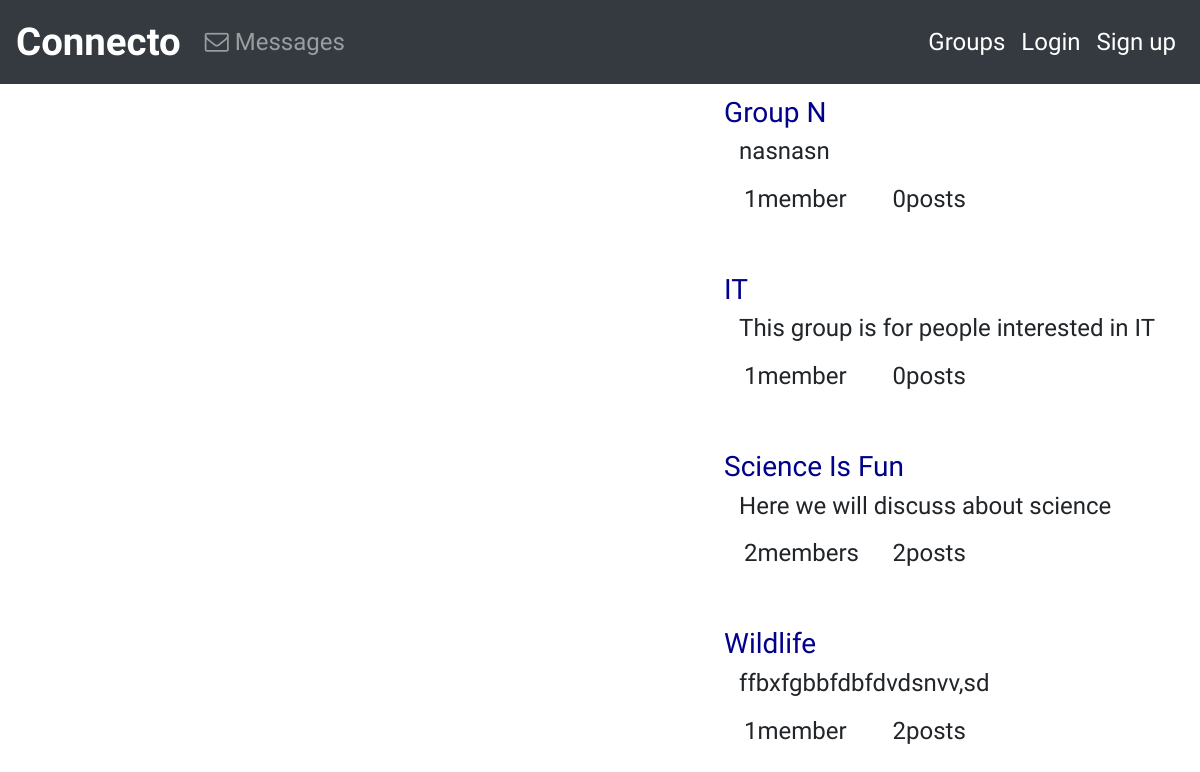
Before: /group/ with the older database file.
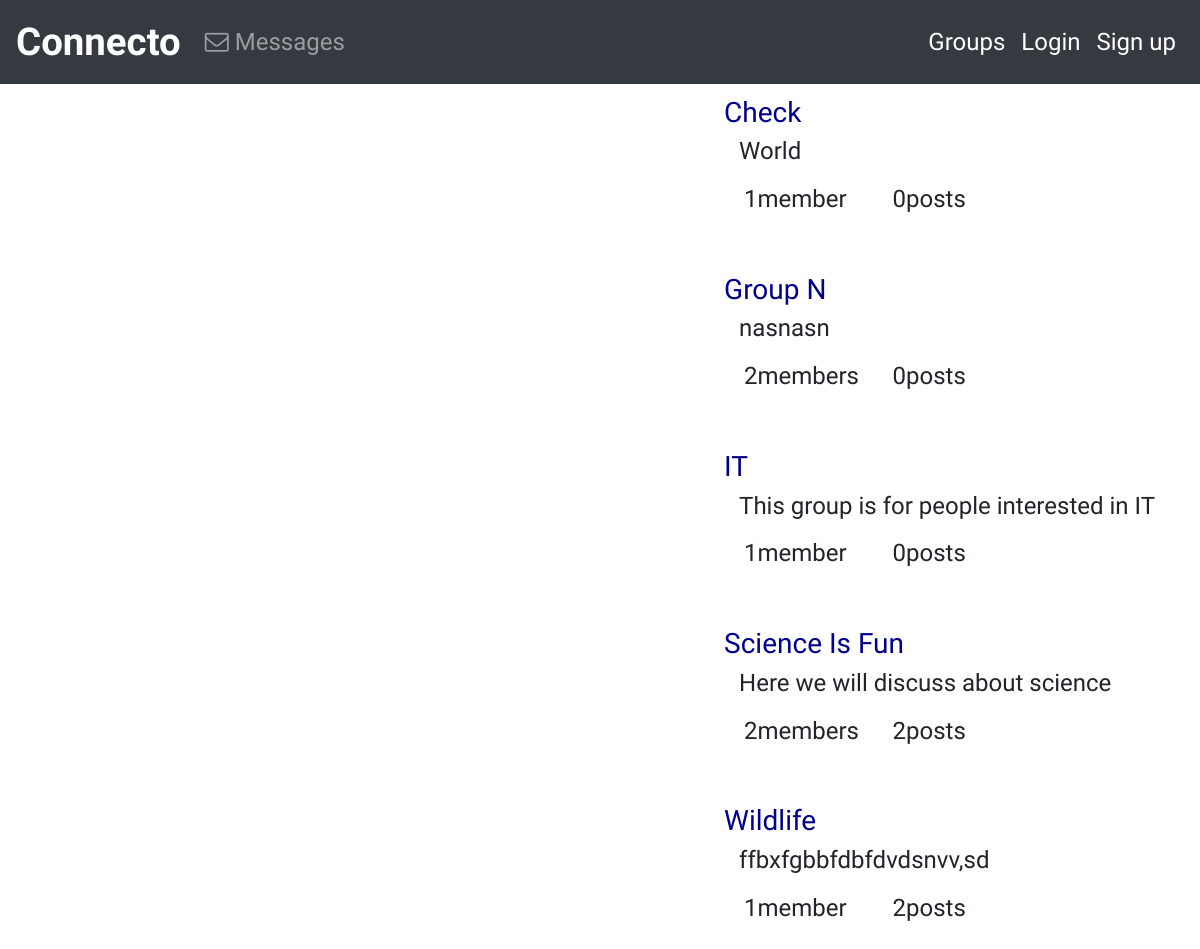
After: the same page with the newer database file.
### groups/models.py (models this page shows, shortened)
class Group(models.Model):
    name=models.CharField(max_length=250,unique=True)
    slug=models.SlugField(allow_unicode=True,unique=True)
    description=models.TextField(blank=True,default='')
    description_html=models.TextField(editable=False,default='',blank=True)
    members=models.ManyToManyField(User,through="Groupmember")
    class Meta:
        ordering =['name']

### groups/views.py (the view)
# urls.py: path('',Listgroup.as_view(),name="all"),
class Listgroup(ListView):
    model=Group

### groups/templates/groups/group_list.html (shortened to what this page needs)
{% extends "groups/group_base.html"%}
{% block group_content %}
        <div class="list-group flex-container">
            {% for group in object_list %}
                <a href="{% url "groups:single" slug=group.slug%}">
                    <h3> {{group.name}}</h3>
                </a>
            <div class="container-fluid"><h4>
            {{group.description_html|safe}}</h4>
            <div class="row">
                <div class="col-md-4">
                    <span class="badge"><h4> {{group.members.count}}</span>member{{group.members.count|pluralize}}</h4>
                </div>
                <div class="col-md-4">
                    <span class="badge"><h4> {{group.posts.count}}</span>post{{group.posts.count|pluralize}}</h4>
                </div>
            </div>
            <br>
            <br>
        </div>
        {% endfor %}
        <br>
    </div>
{% endblock %}

### groups/templates/groups/group_base.html (shortened to what this page needs)
{% extends "base.html"%}
{% block content %}
<div class="container">
    <div class="row">
     {% block group_content%} {% endblock %}
    </div>
</div>
{% endblock %}

### templates/base.html (shortened to what this page needs)
{% load static %}
<!doctype html>
<html lang="en">
  <head>
    <link href="//maxcdn.bootstrapcdn.com/bootstrap/4.1.1/css/bootstrap.min.css" rel="stylesheet" id="bootstrap-css">
    <link rel="stylesheet" href={% static "css/base.css"%}>
    <link rel="stylesheet" href="https://cdnjs.cloudflare.com/ajax/libs/font-awesome/4.7.0/css/font-awesome.min.css">
    </head>
    <body>
  <nav class="navbar navbar-icon-top navbar-expand-lg navbar-dark bg-dark">
  <a class="navbar-brand" href="{% url "home"%}" id="two">Connecto</a>
  <div class="collapse navbar-collapse" id="navbarSupportedContent">
    <ul class="navbar-nav mr-auto">
      <li class="nav-item">
        <a class="nav-link" href="#">
          <i class="fa fa-envelope-o">
          </i>
          Messages
        </a>
      </li>
    </ul>
    {% if user.is_authenticated %}
   <ul class="navbar-nav navbar-right">
      <li class="nav-item active">
        <a class="nav-link" href="{% url "posts:all" %}" id="one">
          Posts
          </a>
      </li>
        <li class="nav-item active">
        <a class="nav-link" href="{% url "groups:all"%}" id="one">
        Groups
          </a>
       <li class="nav-item active">
        <a class="nav-link" href="{% url "posts:create" %}" id="one">
          New Post
          </a>
      </li>
      </li>
        <li class="nav-item active">
        <a class="nav-link" href="{% url "groups:create"%}" id="one">
         Create group
          </a>
      </li>
        <li class="nav-item active">
        <a class="nav-link" href="{% url "accounts:logout"%}" id="one">
         Logout
          </a>
      </li>
    </ul>
      {% else %}
     <ul class="navbar-nav navbar-right">
      <li class="nav-item active">
        <a class="nav-link" href="{% url "groups:all"%}" id="one">
        Groups
          </a>
      </li>
        <li class="nav-item active">
        <a class="nav-link" href="{% url "accounts:login"%}" id="one">
         Login
          </a>
      </li>
        <li class="nav-item active">
        <a class="nav-link" href="{% url "accounts:signup"%}" id="one">
         Sign up
          </a>
      </li>
    </ul>
    {% endif %}
  </div>
</nav>
 {% block content%}
{% endblock %}
  </body>
</html>

### static/css/base.css (style rules this page uses)
body { font-family: 'Source Sans Pro', sans-serif; }
a { color: darkblue; }
.navbar-brand { font-size: 1.6em; color: orange ; font-weight: bold; }
nav { font-size: 1.5em; }
.flex-container { display: flex; flex-wrap: wrap; }

Changed rows visible on the page:
added Group: name "Check", description_html "World", members.count "1", posts.count "0"
computed for Group "Group N": members.count "1" → "2"
